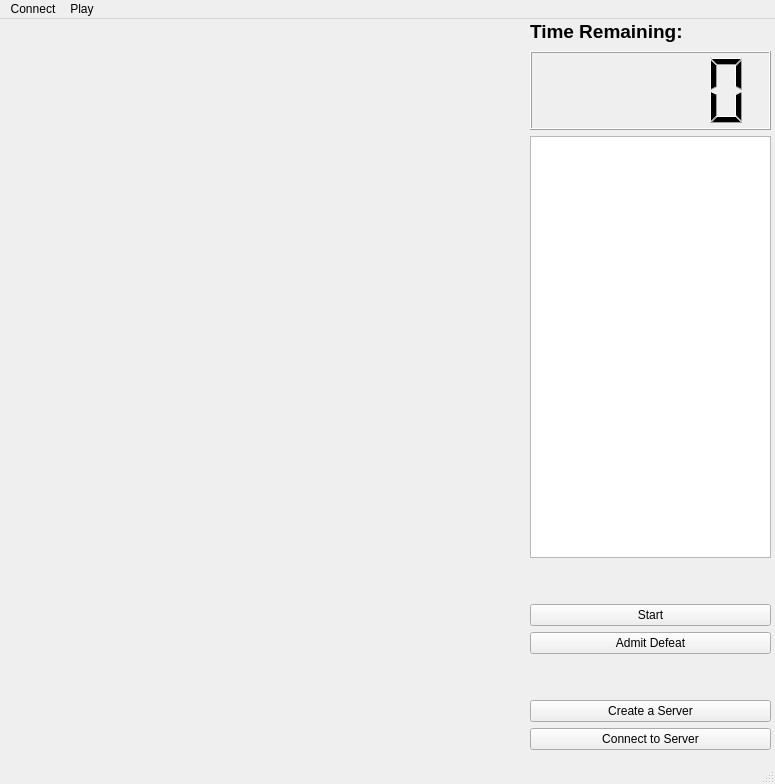
<?xml version="1.0" encoding="UTF-8"?>
<ui version="4.0">
 <class>MainWindow</class>
 <widget class="QMainWindow" name="MainWindow">
  <property name="geometry">
   <rect>
    <x>0</x>
    <y>0</y>
    <width>775</width>
    <height>784</height>
   </rect>
  </property>
  <property name="windowTitle">
   <string>军棋</string>
  </property>
  <widget class="QWidget" name="centralwidget">
   <widget class="QLabel" name="label">
    <property name="geometry">
     <rect>
      <x>0</x>
      <y>0</y>
      <width>521</width>
      <height>731</height>
     </rect>
    </property>
    <property name="text">
     <string/>
    </property>
    <property name="pixmap">
     <pixmap resource="Chessboard.qrc">:/chessboard/images/empty.png</pixmap>
    </property>
    <property name="scaledContents">
     <bool>true</bool>
    </property>
   </widget>
   <widget class="QWidget" name="verticalLayoutWidget">
    <property name="geometry">
     <rect>
      <x>530</x>
      <y>0</y>
      <width>241</width>
      <height>731</height>
     </rect>
    </property>
    <layout class="QVBoxLayout" name="verticalLayout">
     <item>
      <widget class="QLabel" name="label_2">
       <property name="sizePolicy">
        <sizepolicy hsizetype="Preferred" vsizetype="Preferred">
         <horstretch>0</horstretch>
         <verstretch>5</verstretch>
        </sizepolicy>
       </property>
       <property name="text">
        <string>&lt;html&gt;&lt;head/&gt;&lt;body&gt;&lt;p&gt;&lt;span style=&quot; font-size:14pt; font-weight:600;&quot;&gt;Time Remaining:&lt;/span&gt;&lt;/p&gt;&lt;/body&gt;&lt;/html&gt;</string>
       </property>
      </widget>
     </item>
     <item>
      <widget class="QLCDNumber" name="lcdNumber">
       <property name="sizePolicy">
        <sizepolicy hsizetype="Minimum" vsizetype="Minimum">
         <horstretch>0</horstretch>
         <verstretch>15</verstretch>
        </sizepolicy>
       </property>
      </widget>
     </item>
     <item>
      <widget class="QTextBrowser" name="textBrowser">
       <property name="sizePolicy">
        <sizepolicy hsizetype="Expanding" vsizetype="Expanding">
         <horstretch>0</horstretch>
         <verstretch>80</verstretch>
        </sizepolicy>
       </property>
      </widget>
     </item>
     <item>
      <spacer name="verticalSpacer">
       <property name="orientation">
        <enum>Qt::Vertical</enum>
       </property>
       <property name="sizeType">
        <enum>QSizePolicy::Expanding</enum>
       </property>
       <property name="sizeHint" stdset="0">
        <size>
         <width>20</width>
         <height>40</height>
        </size>
       </property>
      </spacer>
     </item>
     <item>
      <widget class="QPushButton" name="buttonStart">
       <property name="text">
        <string>Start</string>
       </property>
      </widget>
     </item>
     <item>
      <widget class="QPushButton" name="buttonDefeat">
       <property name="text">
        <string>Admit Defeat</string>
       </property>
      </widget>
     </item>
     <item>
      <spacer name="verticalSpacer_2">
       <property name="orientation">
        <enum>Qt::Vertical</enum>
       </property>
       <property name="sizeHint" stdset="0">
        <size>
         <width>20</width>
         <height>40</height>
        </size>
       </property>
      </spacer>
     </item>
     <item>
      <widget class="QPushButton" name="buttonCreateServer">
       <property name="text">
        <string>Create a Server</string>
       </property>
      </widget>
     </item>
     <item>
      <widget class="QPushButton" name="buttonConnect">
       <property name="text">
        <string>Connect to Server</string>
       </property>
      </widget>
     </item>
    </layout>
   </widget>
  </widget>
  <widget class="QMenuBar" name="menubar">
   <property name="geometry">
    <rect>
     <x>0</x>
     <y>0</y>
     <width>775</width>
     <height>26</height>
    </rect>
   </property>
   <widget class="QMenu" name="menu">
    <property name="title">
     <string>Connect</string>
    </property>
    <addaction name="actionLocal"/>
    <addaction name="separator"/>
    <addaction name="actionCreate_a_server"/>
    <addaction name="actionConnect_to_server"/>
   </widget>
   <widget class="QMenu" name="menuPlay">
    <property name="title">
     <string>Play</string>
    </property>
    <addaction name="actionStart"/>
    <addaction name="actionAdmit_defeat"/>
   </widget>
   <addaction name="menu"/>
   <addaction name="menuPlay"/>
  </widget>
  <widget class="QStatusBar" name="statusbar"/>
  <action name="actionCreate_a_server">
   <property name="text">
    <string>Create a Server</string>
   </property>
  </action>
  <action name="actionConnect_to_server">
   <property name="text">
    <string>Connect to Server</string>
   </property>
  </action>
  <action name="actionStart">
   <property name="text">
    <string>Start</string>
   </property>
  </action>
  <action name="actionAdmit_defeat">
   <property name="text">
    <string>Admit Defeat</string>
   </property>
  </action>
  <action name="actionLocal">
   <property name="text">
    <string>Local Game</string>
   </property>
  </action>
 </widget>
 <resources>
  <include location="Chessboard.qrc"/>
 </resources>
 <connections/>
</ui>
